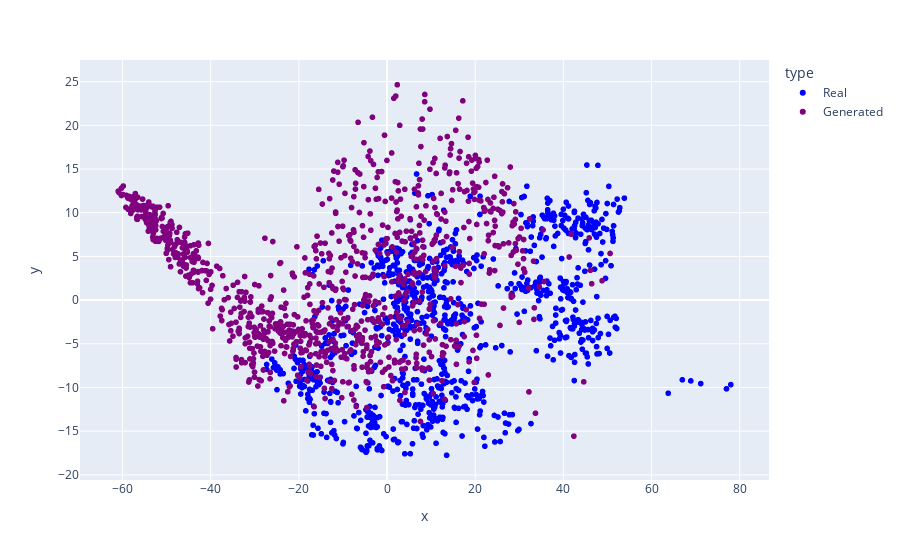

The notebook cell saved with this chart:
### Code cell
import pandas as pd
import plotly.express as px

df_audios = pd.DataFrame(data_transformed, columns=['x', 'y'])
df_audios['num'] = df_audios.index
df_audios['type'] = grouper

fig = px.scatter(df_audios, x="x", y="y", color="type", hover_name='num', color_discrete_sequence=['blue', 'purple'])

fig.show()

### Figure 1 — Plotly figure (JSON) as saved in the notebook; plotly's stock layout.template omitted (floating-point values rounded to 4 significant figures; data arrays with more than 128 entries replaced by an {"elided": "..."} marker saying what was removed)
{"data": [{"hovertemplate": "<b>%{hovertext}</b><br><br>type=Real<br>x=%{x}<br>y=%{y}<extra></extra>", "hovertext": {"elided": "1000 int values"}, "legendgroup": "Real", "marker": {"color": "blue", "symbol": "circle"}, "mode": "markers", "name": "Real", "showlegend": true, "type": "scattergl", "x": {"elided": "1000 float values"}, "xaxis": "x", "y": {"elided": "1000 float values"}, "yaxis": "y"}, {"hovertemplate": "<b>%{hovertext}</b><br><br>type=Generated<br>x=%{x}<br>y=%{y}<extra></extra>", "hovertext": {"elided": "1000 int values"}, "legendgroup": "Generated", "marker": {"color": "purple", "symbol": "circle"}, "mode": "markers", "name": "Generated", "showlegend": true, "type": "scattergl", "x": {"elided": "1000 float values"}, "xaxis": "x", "y": {"elided": "1000 float values"}, "yaxis": "y"}], "layout": {"legend": {"title": {"text": "type"}, "tracegroupgap": 0}, "margin": {"t": 60}, "xaxis": {"anchor": "y", "domain": [0, 1], "title": {"text": "x"}}, "yaxis": {"anchor": "x", "domain": [0, 1], "title": {"text": "y"}}}}
